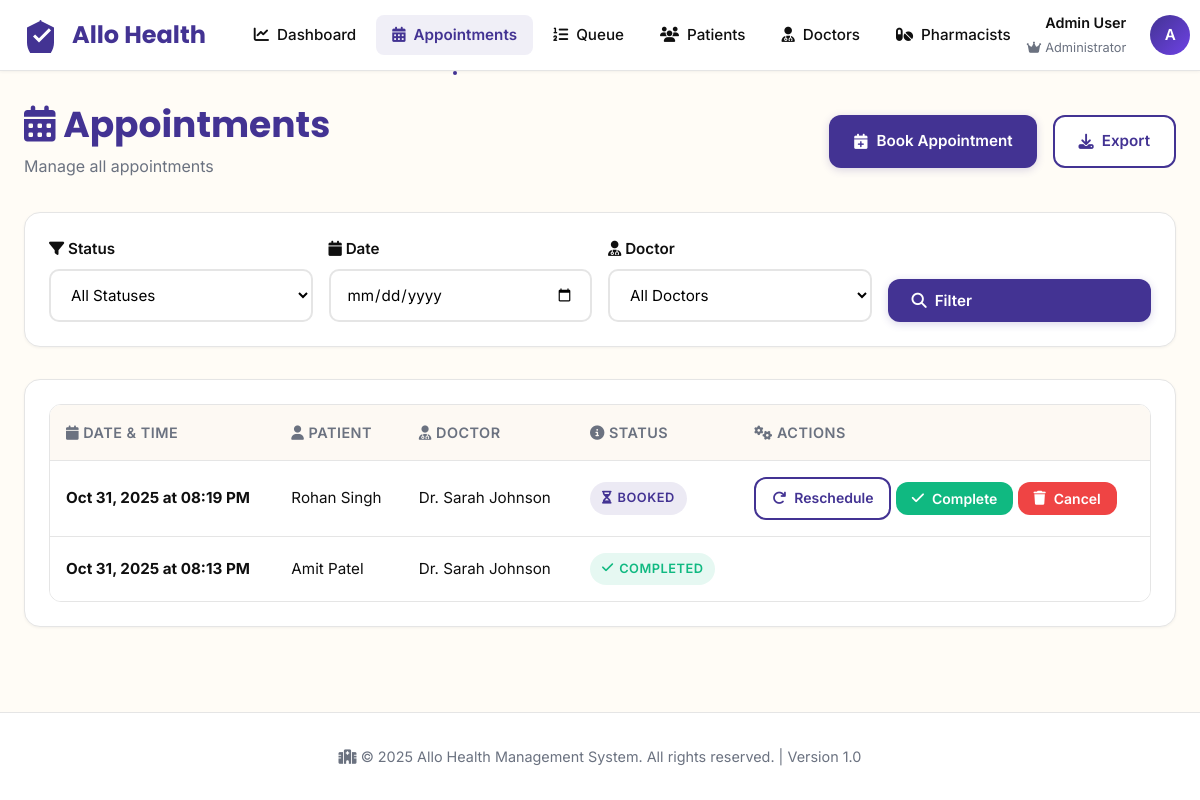
The app's page /appointments (signed in) with its own data.
### app.py (models this page shows, shortened)
class User(UserMixin, db.Model):
    __tablename__ = 'users'
    id = db.Column(db.Integer, primary_key=True)
    emp_no = db.Column(db.String(80), unique=True, nullable=False, index=True)
    email = db.Column(db.String(120), unique=True, nullable=False, index=True)
    password_hash = db.Column(db.String(255), nullable=False)
    full_name = db.Column(db.String(120))
    role = db.Column(db.String(20), nullable=False, default='receptionist')  # admin, receptionist, doctor, pharmacist
    is_active = db.Column(db.Boolean, default=True)
    created_at = db.Column(db.DateTime, default=datetime.utcnow)
    doctor_profile = db.relationship('Doctor', backref='user', uselist=False, cascade='all, delete-orphan')
    appointments_created = db.relationship('Appointment', backref='creator', foreign_keys='Appointment.created_by')

class Appointment(db.Model):
    __tablename__ = 'appointments'
    id = db.Column(db.Integer, primary_key=True)
    patient_id = db.Column(db.Integer, db.ForeignKey('patients.id'), nullable=False, index=True)
    doctor_id = db.Column(db.Integer, db.ForeignKey('doctors.id'), nullable=False, index=True)
    appointment_datetime = db.Column(db.DateTime, nullable=False, index=True)
    status = db.Column(db.String(20), default='Booked', index=True)
    notes = db.Column(db.Text)
    created_by = db.Column(db.Integer, db.ForeignKey('users.id'))
    created_at = db.Column(db.DateTime, default=datetime.utcnow)
    updated_at = db.Column(db.DateTime, default=datetime.utcnow, onupdate=datetime.utcnow)

class Patient(db.Model):
    __tablename__ = 'patients'
    id = db.Column(db.Integer, primary_key=True)
    name = db.Column(db.String(120), nullable=False)
    phone = db.Column(db.String(20), nullable=False, index=True)
    email = db.Column(db.String(120))
    gender = db.Column(db.String(20))
    age = db.Column(db.Integer)
    address = db.Column(db.Text)
    notes = db.Column(db.Text)
    created_at = db.Column(db.DateTime, default=datetime.utcnow)
    appointments = db.relationship('Appointment', backref='patient', lazy='dynamic')
    queue_entries = db.relationship('QueueEntry', backref='patient', lazy='dynamic')
    prescriptions = db.relationship('Prescription', backref='patient', lazy='dynamic')

### app.py (the view)
@app.route('/appointments')
@login_required
@receptionist_required
def appointments():
    status_filter = request.args.get('status', '')
    date_filter = request.args.get('date', '')
    doctor_filter = request.args.get('doctor', '')
    query = Appointment.query
    if status_filter:
        query = query.filter(Appointment.status == status_filter)
    if date_filter:
        try:
            filter_date = datetime.strptime(date_filter, '%Y-%m-%d').date()
            query = query.filter(func.date(Appointment.appointment_datetime) == filter_date)
        except:
            pass
    if doctor_filter:
        query = query.filter(Appointment.doctor_id == int(doctor_filter))
    appointments_list = query.order_by(Appointment.appointment_datetime.desc()).all()
    doctors_list = Doctor.query.filter_by(is_active=True).join(User).order_by(User.full_name).all()
    return render_template('appointments.html',
                         appointments=appointments_list,
                         doctors=doctors_list,
                         status_filter=status_filter,
                         date_filter=date_filter,
                         doctor_filter=doctor_filter)

### app.py (called while the page is built)
@login_manager.user_loader
def load_user(user_id):
    return User.query.get(int(user_id))

def receptionist_required(f):
    @wraps(f)
    def decorated_function(*args, **kwargs):
        if not current_user.is_authenticated or current_user.role not in ['admin', 'receptionist']:
            flash('You do not have permission to access this page.', 'danger')
            return redirect(url_for('dashboard'))
        return f(*args, **kwargs)
    return decorated_function

@app.template_filter('datetime_format')
def datetime_format(value, format='%b %d, %Y at %I:%M %p'):
    if value is None:
        return ''
    return value.strftime(format)

@app.template_filter('status_badge')
def status_badge(status):
    status_classes = {
        'Booked': 'primary',
        'Completed': 'success',
        'Canceled': 'secondary',
        'No-Show': 'warning',
        'Waiting': 'info',
        'With Doctor': 'warning',
        'Issued': 'info',
        'Dispensed': 'success'
    }
    return status_classes.get(status, 'secondary')

### templates/appointments.html (shortened to what this page needs)
{% extends "base.html" %}
{% block extra_css %}
<link rel="stylesheet" href="https://cdnjs.cloudflare.com/ajax/libs/font-awesome/6.4.0/css/all.min.css">
{% endblock %}
{% block content %}
<div class="page-header" style="display: flex; justify-content: space-between; align-items: center; flex-wrap: wrap; gap: 1rem;">
  <div>
    <h1 class="page-title"><i class="fas fa-calendar-alt"></i> Appointments</h1>
    <p class="page-subtitle">Manage all appointments</p>
  </div>
  <div style="display: flex; gap: 1rem; flex-wrap: wrap;">
    <a href="{{ url_for('appointment_new') }}" class="btn btn-primary"><i class="fas fa-calendar-plus"></i> Book Appointment</a>
    <a href="{{ url_for('appointments_export') }}" class="btn btn-secondary"><i class="fas fa-download"></i> Export</a>
  </div>
</div>
<div class="card" style="margin-bottom: 2rem;">
  <form method="GET" style="display: grid; gap: 1rem; grid-template-columns: repeat(auto-fit, minmax(200px, 1fr)); align-items: end;">
    <div style="grid-column: 1;">
      <label class="form-label"><i class="fas fa-filter"></i> Status</label>
      <select name="status" class="form-control">
        <option value="">All Statuses</option>
      </select>
    </div>
    <div style="grid-column: 2;">
      <label class="form-label"><i class="fas fa-calendar"></i> Date</label>
      <input type="date" name="date" class="form-control" value="{{ date_filter }}">
    </div>
    <div style="grid-column: 3;">
      <label class="form-label"><i class="fas fa-user-md"></i> Doctor</label>
      <select name="doctor" class="form-control">
        <option value="">All Doctors</option>
      </select>
    </div>
    <div style="grid-column: 4;">
      <button type="submit" class="btn btn-primary" style="width: 100%;"><i class="fas fa-search"></i> Filter</button>
    </div>
  </form>
</div>
<div class="card">
  {% if appointments %}
    <div class="table-container">
      <table>
        <thead>
          <tr>
            <th><i class="fas fa-calendar"></i> Date & Time</th>
            <th><i class="fas fa-user"></i> Patient</th>
            <th><i class="fas fa-user-md"></i> Doctor</th>
            <th><i class="fas fa-info-circle"></i> Status</th>
            <th><i class="fas fa-cogs"></i> Actions</th>
          </tr>
        </thead>
        <tbody>
          {% for apt in appointments %}
          <tr>
            <td><strong>{{ apt.appointment_datetime|datetime_format }}</strong></td>
            <td>{{ apt.patient.name }}</td>
            <td>Dr. {{ apt.doctor.user.full_name }}</td>
            <td><span class="badge badge-{{ apt.status|status_badge }}">
              {% if apt.status == 'Booked' %}
                <i class="fas fa-hourglass-half"></i>
              {% elif apt.status == 'Completed' %}
                <i class="fas fa-check"></i>
              {% elif apt.status == 'Canceled' %}
                <i class="fas fa-times"></i>
              {% endif %}
              {{ apt.status }}
            </span></td>
            <td>
              {% if apt.status == 'Booked' %}
                <a href="{{ url_for('appointment_reschedule', id=apt.id) }}" class="btn btn-sm btn-secondary"><i class="fas fa-redo"></i> Reschedule</a>
                <form method="POST" action="{{ url_for('appointment_complete', id=apt.id) }}" style="display: inline;">
                  <button type="submit" class="btn btn-sm btn-success"><i class="fas fa-check"></i> Complete</button>
                </form>
                <form method="POST" action="{{ url_for('appointment_cancel', id=apt.id) }}" style="display: inline;" onsubmit="return confirm('Cancel this appointment?');">
                  <button type="submit" class="btn btn-sm btn-danger"><i class="fas fa-trash"></i> Cancel</button>
                </form>
              {% endif %}
            </td>
          </tr>
          {% endfor %}
        </tbody>
      </table>
    </div>
  {% else %}
    <div style="text-align: center; padding: 3rem; color: var(--text-gray);">
      <i class="fas fa-inbox" style="font-size: 3rem; margin-bottom: 1rem; opacity: 0.5;"></i>
      <p>No appointments found.</p>
    </div>
  {% endif %}
</div>
{% endblock %}

### templates/base.html (shortened to what this page needs)
<!DOCTYPE html>
<html lang="en">
  <head>
    <link
      rel="stylesheet"
      href="https://cdnjs.cloudflare.com/ajax/libs/font-awesome/6.4.0/css/all.min.css"
    />
    {% block extra_css %}{% endblock %}
  </head>
  <body>
    <nav class="navbar">
      <div class="navbar-container">
        {% if current_user.is_authenticated and current_user.role == 'doctor' %}
        <a href="{{ url_for('doctor_dashboard') }}" class="navbar-brand">
          <svg viewBox="0 0 24 24" fill="currentColor">
            <path
              d="M12 2L2 7v10c0 5.55 3.84 10.74 9 12 5.16-1.26 9-6.45 9-12V7l-10-5z"
            />
            <path
              d="M10 17l-4-4 1.41-1.41L10 14.17l6.59-6.59L18 9l-8 8z"
              fill="white"
            />
          </svg>
          <span>Allo Health</span>
        </a>
        {% else %}
        <a href="{{ url_for('dashboard') }}" class="navbar-brand">
          <svg viewBox="0 0 24 24" fill="currentColor">
            <path
              d="M12 2L2 7v10c0 5.55 3.84 10.74 9 12 5.16-1.26 9-6.45 9-12V7l-10-5z"
            />
            <path
              d="M10 17l-4-4 1.41-1.41L10 14.17l6.59-6.59L18 9l-8 8z"
              fill="white"
            />
          </svg>
          <span>Allo Health</span>
        </a>
        {% endif %}
        <ul class="navbar-menu" id="navbarMenu">
          {% if current_user.is_authenticated and current_user.role == 'admin'
          %}
          <li>
            <a
              href="{{ url_for('dashboard') }}"
              class="navbar-link {% if request.endpoint == 'dashboard' %}active{% endif %}"
              title="Dashboard"
            >
              <i class="fas fa-chart-line"></i>
              <span>Dashboard</span>
            </a>
          </li>
          <li>
            <a
              href="{{ url_for('appointments') }}"
              class="navbar-link {% if request.endpoint and 'appointment' in request.endpoint %}active{% endif %}"
              title="Appointments"
            >
              <i class="fas fa-calendar-alt"></i>
              <span>Appointments</span>
            </a>
          </li>
          <li>
            <a
              href="{{ url_for('queue') }}"
              class="navbar-link {% if request.endpoint and 'queue' in request.endpoint %}active{% endif %}"
              title="Queue"
            >
              <i class="fas fa-list-ol"></i>
              <span>Queue</span>
            </a>
          </li>
          <li>
            <a
              href="{{ url_for('patients') }}"
              class="navbar-link {% if request.endpoint and 'patient' in request.endpoint %}active{% endif %}"
              title="Patients"
            >
              <i class="fas fa-users"></i>
              <span>Patients</span>
            </a>
          </li>
          <li>
            <a
              href="{{ url_for('doctors') }}"
              class="navbar-link {% if request.endpoint and 'doctor' in request.endpoint %}active{% endif %}"
              title="Doctors"
            >
              <i class="fas fa-user-md"></i>
              <span>Doctors</span>
            </a>
          </li>
          <li>
            <a
              href="{{ url_for('pharmacists') }}"
              class="navbar-link {% if request.endpoint and 'pharmacist' in request.endpoint %}active{% endif %}"
              title="Pharmacists"
            >
              <i class="fas fa-pills"></i>
              <span>Pharmacists</span>
            </a>
          </li>
          {% endif %}
        </ul>
        <div class="navbar-user">
          {% if current_user.is_authenticated %}
          <div class="user-info">
            <div class="user-name">
              {{ current_user.full_name or current_user.emp_no }}
            </div>
            <div class="user-role">
              {% if current_user.role == 'admin' %}
              <i class="fas fa-crown"></i>
              <span>Administrator</span>
              {% elif current_user.role == 'receptionist' %}
              <i class="fas fa-headset"></i>
              <span>Receptionist</span>
              {% elif current_user.role == 'doctor' %}
              <i class="fas fa-stethoscope"></i>
              <span>Doctor</span>
              {% elif current_user.role == 'pharmacist' %}
              <i class="fas fa-pills"></i>
              <span>Pharmacist</span>
              {% else %}
              <i class="fas fa-user"></i>
              <span>Staff</span>
              {% endif %}
            </div>
          </div>
          <div class="user-dropdown" id="userDropdown">
            <div class="user-avatar" onclick="toggleDropdown(event)">
              {{ current_user.emp_no[0].upper() if current_user.emp_no else 'U'
              }}
            </div>
          </div>
          {% endif %}
        </div>
      </div>
    </nav>
    <main class="main-content">{% block content %}{% endblock %}</main>
    <footer>
      <div class="footer-content">
        <p>
          <i class="fas fa-hospital"></i> &copy; 2025 Allo Health Management
          System. All rights reserved. | Version 1.0
        </p>
      </div>
    </footer>
  </body>
</html>

### records on screen
User: full_name "Admin User", emp_no "A"
Appointment: appointment_datetime "Oct 31, 2025 at 08:19 PM", patient.name "Rohan Singh", doctor.user.full_name "Sarah Johnson", status "BOOKED"
Appointment: appointment_datetime "Oct 31, 2025 at 08:13 PM", patient.name "Amit Patel", doctor.user.full_name "Sarah Johnson", status "COMPLETED"
